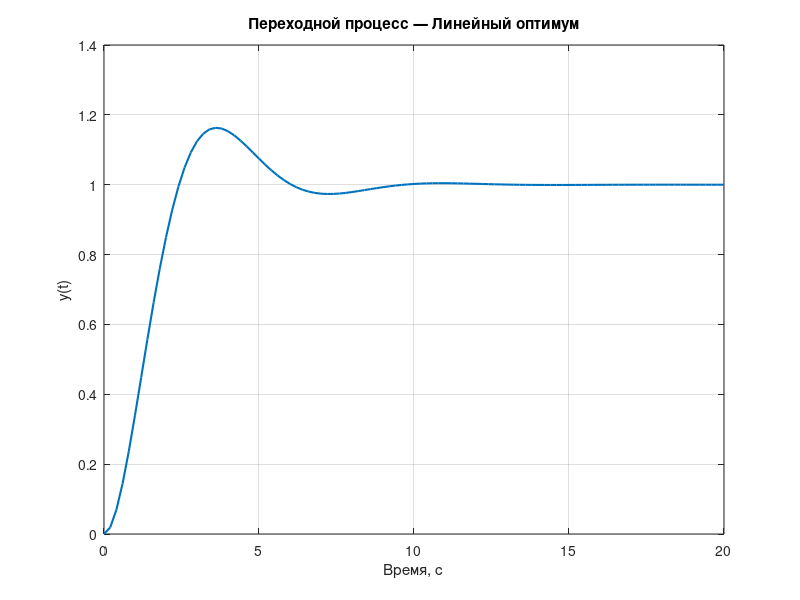

Here is the MATLAB script that generated this plot: (Note: this script raises an error after producing the figure.)
clc;
clear;
close all;



s = tf('s');
Tu = 1;

% Передаточная функция разомкнутой системы
W_open = 1/(Tu*s*(Tu*s+1));

% Замыкаем систему по единичной обратной связи
W_closed = feedback(W_open,1);

% Строим переходной процесс
figure;
[y,t] = step(W_closed);
plot(t,y,'LineWidth',1.5);
grid on;
title('Переходной процесс — Линейный оптимум');
xlabel('Время, c');
ylabel('y(t)');


folder = fullfile(pwd,'figures');

if ~exist(folder,'dir')
    mkdir(folder);
end

saveas(gcf, fullfile(folder,'Fig_1_1_StepResponse_Linear.png'));

info2 = stepinfo(W_closed,'SettlingTimeThreshold',0.02);
info5 = stepinfo(W_closed,'SettlingTimeThreshold',0.05);

tp2 = info2.SettlingTime;
tp5 = info5.SettlingTime;
overshoot = info2.Overshoot;

fprintf('tp2 = %.4f c\n', tp2);
fprintf('tp5 = %.4f c\n', tp5);
fprintf('Перерегулирование = %.2f %%\n', overshoot);

% Биномиальный оптимум

W_bin = 1/(Tu*s + 1)^2;

figure;
[y_bin,t_bin] = step(W_bin);
plot(t_bin,y_bin,'LineWidth',1.5);
grid on;
title('Переходной процесс — Биномиальный оптимум');
xlabel('Время, c');
ylabel('y(t)');

saveas(gcf, fullfile(folder,'Fig_1_3_StepResponse_Binomial.png'));

info2_bin = stepinfo(W_bin,'SettlingTimeThreshold',0.02);
info5_bin = stepinfo(W_bin,'SettlingTimeThreshold',0.05);

tp2_bin = info2_bin.SettlingTime;
tp5_bin = info5_bin.SettlingTime;
overshoot_bin = info2_bin.Overshoot;

fprintf('\nБиномиальный оптимум\n');
fprintf('tp2 = %.4f c\n', tp2_bin);
fprintf('tp5 = %.4f c\n', tp5_bin);
fprintf('Перерегулирование = %.2f %%\n', overshoot_bin);

W_mod = 1/(2*Tu*s*(Tu*s+1));

W_mod_closed = feedback(W_mod,1);

figure;
[y_mod,t_mod] = step(W_mod_closed);
plot(t_mod,y_mod,'LineWidth',1.5);
grid on;
title('Переходной процесс — Оптимум по модулю');
xlabel('Время, c');
ylabel('y(t)');

saveas(gcf, fullfile(folder,'Fig_1_5_StepResponse_Modulus.png'));

info2_mod = stepinfo(W_mod_closed,'SettlingTimeThreshold',0.02);
info5_mod = stepinfo(W_mod_closed,'SettlingTimeThreshold',0.05);

tp2_mod = info2_mod.SettlingTime;
tp5_mod = info5_mod.SettlingTime;
overshoot_mod = info2_mod.Overshoot;

fprintf('\nОптимум по модулю\n');
fprintf('tp2 = %.4f c\n', tp2_mod);
fprintf('tp5 = %.4f c\n', tp5_mod);
fprintf('Перерегулирование = %.2f %%\n', overshoot_mod);

W_sym = 1/(Tu*s*(Tu*s+1)^2);
W_sym_closed = feedback(W_sym,1);

figure;
[y_sym,t_sym] = step(W_sym_closed);
plot(t_sym,y_sym,'LineWidth',1.5);
grid on;
title('Переходной процесс — Симметричный оптимум');
xlabel('Время, c');
ylabel('y(t)');

saveas(gcf, fullfile(folder,'Fig_1_6_StepResponse_Symmetric.png'));

info2_sym = stepinfo(W_sym_closed,'SettlingTimeThreshold',0.02);
info5_sym = stepinfo(W_sym_closed,'SettlingTimeThreshold',0.05);

tp2_sym = info2_sym.SettlingTime;
tp5_sym = info5_sym.SettlingTime;
overshoot_sym = info2_sym.Overshoot;

fprintf('\nСимметричный оптимум\n');
fprintf('tp2 = %.4f c\n', tp2_sym);
fprintf('tp5 = %.4f c\n', tp5_sym);
fprintf('Перерегулирование = %.2f %%\n', overshoot_sym);

W_ast = 1/(Tu*s)^3;
W_ast_closed = feedback(W_ast,1);

figure;
[y_ast,t_ast] = step(W_ast_closed);
plot(t_ast,y_ast,'LineWidth',1.5);
grid on;
title('Переходной процесс — Астатизм 3-го порядка');
xlabel('Время, c');
ylabel('y(t)');

saveas(gcf, fullfile(folder,'Fig_1_7_StepResponse_Astatism3.png'));

info2_ast = stepinfo(W_ast_closed,'SettlingTimeThreshold',0.02);
info5_ast = stepinfo(W_ast_closed,'SettlingTimeThreshold',0.05);

tp2_ast = info2_ast.SettlingTime;
tp5_ast = info5_ast.SettlingTime;
overshoot_ast = info2_ast.Overshoot;

fprintf('\nАстатизм 3 порядка\n');
fprintf('tp2 = %.4f c\n', tp2_ast);
fprintf('tp5 = %.4f c\n', tp5_ast);
fprintf('Перерегулирование = %.2f %%\n', overshoot_ast);

figure;
margin(W_open);
grid on;
title('ЛАЧХ и ФЧХ — Линейный оптимум');

saveas(gcf, fullfile(folder,'Fig_1_8_Bode_Linear.png'));

[gm, pm, wg, wp] = margin(W_open);

fprintf('\nЧастотные характеристики (Линейный оптимум)\n');
fprintf('Запас по амплитуде = %.2f dB\n', 20*log10(gm));
fprintf('Запас по фазе = %.2f град\n', pm);

t = 0:0.01:20;

v = 1;
a = 1;

g1 = v*t;        % g = vt
g2 = a*t.^2;     % g = at^2

% Линейный оптимум
y1_lin = lsim(W_closed,g1,t);
y2_lin = lsim(W_closed,g2,t);

figure;
plot(t,g1,'--',t,y1_lin,'LineWidth',1.5);
grid on;
title('Линейный оптимум — g = vt');
saveas(gcf, fullfile(folder,'Fig_Table2_Linear_vt.png'));

figure;
plot(t,g2,'--',t,y2_lin,'LineWidth',1.5);
grid on;
title('Линейный оптимум — g = at^2');
saveas(gcf, fullfile(folder,'Fig_Table2_Linear_at2.png'));




